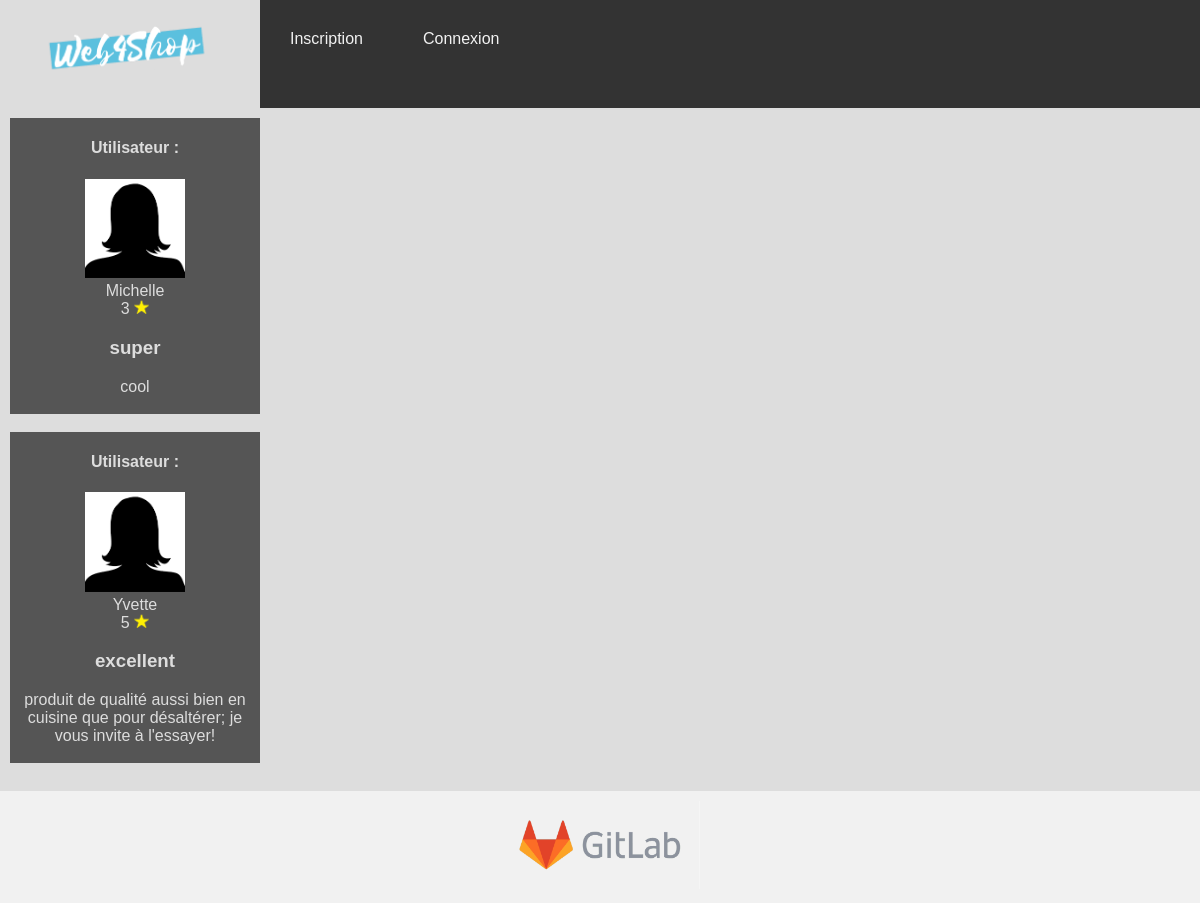
The page /index.php?vue=commentaire&action=afficheCommentaire&id=13 on the database its author committed.
### tables this page shows
CREATE TABLE `reviews` (
  `id_product` int(2) NOT NULL,
  `name_user` varchar(50) NOT NULL,
  `photo_user` varchar(50) NOT NULL,
  `stars` int(1) NOT NULL,
  `title` varchar(50) NOT NULL,
  `description` varchar(150) NOT NULL
);

### Controleur/controleurCommentaire.php (called while the page is built)
<?php
require_once 'Modele/commentaire.php';
require_once 'Vue/vue.php';
class ControleurCommentaire{
    private $commentaire;
    public function __construct()
    {
        $this->commentaire = new Commentaire();
    }
    public function afficheCommentaire($params){
        $afficheCommentaire=$this->commentaire->Get_commentaire($params);
        $vue = new Vue("Commentaire");
        $vue->generer(array('afficheCommentaire'=> $afficheCommentaire));
    }
}

### Modele/commentaire.php (called while the page is built)
<?php
require_once 'Modele/modele.php';
class Commentaire extends Modele{
    public function Get_commentaire($idProduit){
        $sql='SELECT * FROM reviews WHERE id_product='.$idProduit;
        $commentaire =$this->executerRequete($sql);
        return $commentaire;
    }
}

### Modele/modele.php (called while the page is built, shortened)
<?php abstract class Modele {
    private $bdd;
    protected function executerRequete($sql, $params = null){
        if($params == null){
            $resultat = $this->getBDD()->query($sql);
        }
        else{
            $resultat = $this->getBDD()->prepare($sql);
            $resultat->execute($params);
        }
        return $resultat;
    }
    private function getBDD(){
        if($this->bdd == null){
            $this->bdd=new PDO('mysql:host=localhost;dbname=web4shop;charset=utf8','root','');
        }
        return $this->bdd;
    }
}

### index.php (called while the page is built, shortened)
<?php
require 'Controleur/routeur.php';
$routeur = new Routeur();
$routeur->routerRequete();

### Vue/vueCommentaire.php (the view)
<?php $this->titre= 'Commentaire';?>
<?php foreach ($afficheCommentaire as $commentaire): ?>
        <div class="infoUtilisateur">
            <p><h4>Utilisateur :</h4></p>
            <img class="photoUtilisateur" src="<?="Contenu/images/".$commentaire['photo_user']?>">
            <br>
            <div class="nomUtilisateur"><?=$commentaire['name_user']?></div>
            <?=$commentaire['stars']?> <img class="etoile" src="Contenu/images/review_star.png"/>
            <br>
            <h3><?=$commentaire['title']?></h3>
            <?=$commentaire['description']?>
            <br>
            <br>
        </div>
        <br>
<?php endforeach; ?>

### Vue/gabarit.php (shortened to what this page needs)
<!doctype html>
<html lang="fr">
  <head>
    <link rel="stylesheet" href="Contenu/style.css">
  </head>
    <header>
      <div class="topnav">
        <a href="index.php"><img class="logo" src="Contenu/images/logo.png"/></a>
        <?php
            if($_SESSION['logged']){
              echo ("<a href= \"index.php?action=inscription\">");
              echo ("<p>Déconnexion</p></a>");
            }
            else{
              echo ("<a href= \"index.php?action=inscription\">");
              echo ("<p>Inscription</p></a>");
              echo ("<a href= \"index.php?action=connexion\">");
              echo ("<p>Connexion</p></a>");
            }
          ?>
      </div>
    </header>
  <body>
    <div class="content">
      <?=$contenu?>
    </div>
  </body>
  <footer id="piedBlog">
    <div class="footer">
        <a href="https://forge.univ-lyon1.fr/groupe-alice-auxane/projet_web"><img src="Contenu/images/gitlab_logo.png"/></a>
    </div>
    </footer>
</html>

### Controleur/routeur.php (shortened to what this page needs)
<?php
require_once 'Controleur/controleurConnexion.php';
require_once 'Controleur/controleurCommentaire.php';
require_once 'Vue/vue.php';
class Routeur {
    private $ctrlAccueil;
    private $ctrlListeProduit;
    private $ctrlCommentaire;
    public function __construct(){
      $this->ctrlAccueil = new ControleurAccueil();
      $this->ctrlListeProduit = new ControleurListeProduit();
      $this->ctrlCommentaire = new ControleurCommentaire();
    }
    public function routerRequete(){
        try {
          if(isset($_GET['action'])){
            if($_GET['action']=='listeparcategorie'){
              $id=intval($this->getParametre($_GET,'cat'));
              if ($id!=0){
                  $this->ctrlListeProduit->listeproduitsparcategorie($id);
              }
              else {
                  throw new Exception("Identifiant de la catégorie incorrecte");
              }
          }
          else if($_GET['action']=='afficheCommentaire'){
            $id=intval($this->getParametre($_GET,'id'));
            if ($id!=0){
              $this->ctrlCommentaire->afficheCommentaire($id);
            }
          }
          }
          else{
            $this->ctrlAccueil->listecategorie();
          }
        }
        catch(Exception $e){
          $this->erreur($e->getMessage());
        }
    }
    private function getparametre($tableau,$nom){
      if(isset($tableau[$nom])){
          return $tableau[$nom];
      }
      else{
          throw new Exception("Paramètre '$nom' absent");
      }
  }
}

### Vue/vue.php (shortened to what this page needs)
<?php
class Vue {
    private $fichier;
    private $titre;
    public function __construct($action){
        $this->fichier = "Vue/vue".$action.".php";
    }
    public function generer($donnees){
        $contenu = $this->genererFichier($this->fichier,$donnees);
        $vue = $this->genererFichier('Vue/gabarit.php',array('titre' => $this->titre, 'contenu' => $contenu));
        echo $vue;
    }
    private function genererFichier($fichier,$donnees){
        if(file_exists($fichier)){
            extract($donnees);
            require $fichier;
            return ob_get_clean();
        }
        else{
            throw new Exception("Fichier '$fichier' introuvable");
        }
    }
}

### Contenu/style.css (style rules this page uses)
* { box-sizing: border-box; font-family: Helvetica; }
body { margin: 0; text-align: center ; }
.topnav { overflow: hidden; background-color: #333; text-align: center; }
.topnav a { float: left; display: block; color: #f2f2f2; text-align: center; padding: 14px 30px; text-decoration: none; }
.content { background-color: #ddd; padding: 10px; text-align: center; }
.footer { background-color: #f1f1f1; padding: 10px; }
img { max-width: 200px; height: auto; }
.infoUtilisateur { height: 30%; width: 250px; position: relative; background-color: #555555; overflow-x: hidden; color :#ddd; }
.photoUtilisateur { max-width: 100px; height: auto; }
.nomUtilisateur { color: #ddd; }
.etoile { max-width: 15px; height: auto; }

### rows shown on the page
reviews: photo_user (picture), name_user "Michelle", stars "3", title "super", description "cool"
reviews: photo_user (picture), name_user "Yvette", stars "5", title "excellent", description "produit de qualité aussi bien en cuisine que pour désaltérer; je vous invite à l'essayer!"
